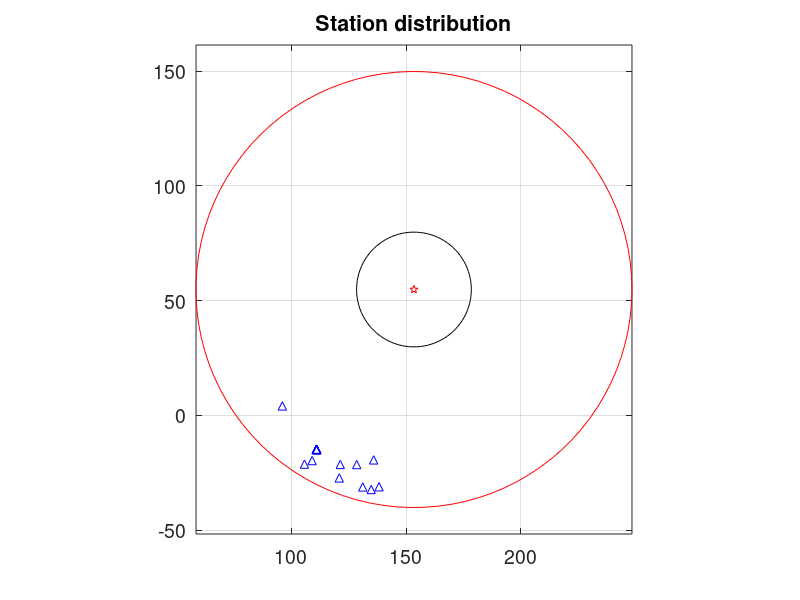
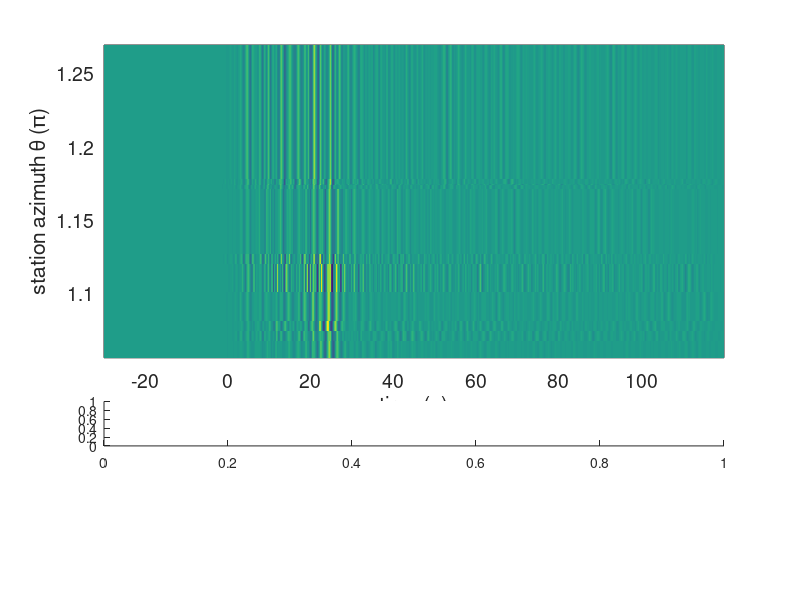

Reproduce these figures in MATLAB, in order. (Note: this script raises an error after producing the figures.)
%% % % % % % % % % % % % % % % % % %
%                                  %
%      Back-Projection Method      %
%       for teleseismic data       %
%                                  %
%       Valere Lambert, 2017       %
% % % % % % % % % % % % % % % % % %%
clear all;
close all;
scrsz=get(0,'ScreenSize');

outdir = 'Okhotsk_comb/';
frameDir = [outdir,'Frames/'];
movieDir = [outdir,'movies/'];

if ~exist(outdir,'dir')
    mkdir(outdir)
end
if ~exist(frameDir,'dir')
    mkdir(frameDir)
end

if ~exist(movieDir,'dir')
    mkdir(movieDir)
end
%% % % % % % % % % % % % % % % % % % % % % % % % % % 
%             Get station and event info           %      
% StaLat : Station latitude                        %
% StaLon : Station longitude                       %
% az     : Station azimuth wrt to hypocenter       %
% rr     : Station distance to hypocenter          %
% tt     : 1D travel time from hypocenter          %
% Time   : Time scales for seismograms             %
% DataS  : Seismogram data                         %
% info   : dt       : sampling rate                %
%          nt       : number of timesteps          % 
%          duration : seismogram length            % 
%          nsta     : number of stations           %
%          EVDP     : hypocenter depth             %
%          EVLA     : hypocenter latitude          %
%          EVLO     : hypocenter longitude         %
%                                                  %
% % % % % % % % % % % % % % % % % % % % % % % % % %%
load('OkhotskData_AU.mat');
EVLO = info.EVLO;
EVLA = info.EVLA;
EVDP = info.EVDP;
dt = info.dt;
duration = info.duration;
tspan = info.tspan(1:end-1);

corrCrit = 0.7;
XCF = corr.XCFullu;
XCW = corr.XCu;
pass = find(XCW >= corrCrit);
Data = finalUData(pass,:);
% 2D flat spatial grid for potential sources
% dx=5;
% dy=dx;
% x_bp = -50:dx:50;
% y_bp = -50:dy:50;
% nxbp = length(x_bp);
% nybp = length(y_bp);
% nxy  = length(x_bp)*length(y_bp);

dlat=0.1;
dlon=0.1;
x_bp = (148:dlon:159)-EVLO;
y_bp = (51:dlat:57)-EVLA;
nxbp = length(x_bp);
nybp = length(y_bp);
nxy = length(x_bp)*length(y_bp);

az = sta.az_i(pass);
rr = sta.rr_i(pass);
tt = sta.tt_i(pass);
nsta = length(az);
nt = length(tspan);


% Station location wrt hypocenter
deg2km=111.2; % conversion from deg to km
th_st=az'/180*pi;
[th_st, I] = sort(th_st);
rr=rr(I);

x_st = rr'.*sin(th_st);
y_st = rr'.*cos(th_st);

% Azimuthal weighting
az1=[th_st(end)-2*pi,th_st(1:end-1)];
az2=[th_st(2:end),th_st(1)+2*pi];
AZweight=az2-az1;
AZweight=AZweight/sum(AZweight)*nsta;
AZweight=ones(size(AZweight));

%% Filter the data
lowF  = 0.5; % Hz
highF = 2.0; % Hz
DataFilt = Data;
fnyq = 1/dt/2;
[B,A] = butter(4,[lowF highF]./fnyq);
for st=1:nsta
    DataFilt(st,:) = filter(B,A,Data(st,:));
end

%% plot station map
az0=linspace(0,2*pi,100);
figure(1);clf
set(gcf,'Position',[1 scrsz(4)*2/3 scrsz(3)/4 scrsz(4)/3]);
hold on;
plot(EVLO+25*cos(az0),EVLA+25*sin(az0),'-k');
plot(EVLO+95*cos(az0),EVLA+95*sin(az0),'-r');
plot(EVLO+x_st,EVLA+y_st,'b^')
plot(EVLO, EVLA,'rp')
grid on; box on
title('Station distribution')
axis equal
set(gca,'FontSize',14)

%%
w = ones(nsta,1);
w=w./sum(w);
w2=w*ones(1,nt);
nsmooth = round(1/((highF+lowF)/2)/dt); % period / sampling

figure(3);clf
set(gcf,'Position',[scrsz(3)/4 scrsz(4)/2 scrsz(3)/4 scrsz(4)/2]);
subplot(6,1,1:4);
h=pcolor(tspan,th_st/pi,DataFilt(I,:));
ylim([min(th_st/pi) max(th_st/pi)])
set(h,'EdgeColor','none');
ylabel('station azimuth \theta (\pi)')
xlabel('time (s)')
set(gca,'FontSize',14)

% square stack of waveforms, smoothed
subplot(6,1,5);
event1=sum(DataFilt.*w2,1);
event1=smooth(event1.^2,nsmooth);
plot(tspan,event1(1:nt),'-k');
set(gca,'FontSize',14)
xlim([tspan(1) tspan(end)])
subplot(6,1,6);
event2=sum(DataFilt.*w2,1);
event2=smooth(event2.^4,nsmooth); % square stacking smoothing
plot(tspan,event2(1:nt),'-k');
set(gca,'FontSize',14)
xlim([tspan(1) tspan(end)])
%%
% Plot waveforms
figure(4);clf
subplot(1,2,1)
plot(tspan,DataFilt(I,:)+repmat(th_st'/pi*180,1,size(DataFilt,2)));
xlabel('Time (s)')
ylabel('Azimuth (^{o})')
subplot(1,2,2)
plot(tspan,DataFilt(I,:));
xlabel('Time (s)');
% Load travel time
P_trav = load('P_trav_607_taup.txt');

%% Back-projection
tic
source_t = tspan;
nst = length(source_t);
BP2=zeros(nxbp,nybp,length(source_t));
BP4=zeros(nxbp,nybp,length(source_t));

for st=1:nsta
    DataFilt(st,:) = DataFilt(st,:)*AZweight(st);
end

dist = sqrt( (  x_st ).^2 + (  y_st ).^2 ); 
trav0 = interp1(P_trav(:,1),P_trav(:,2),dist,'linear','extrap');
for ii=1:nxbp
     disp(ii);
     for jj=1:nybp
        dis = sqrt( ( x_bp(ii)-x_st ).^2 + ( y_bp(jj)-y_st ).^2 );
        trav =interp1(P_trav(:,1),P_trav(:,2),dis,'linear','extrap');
        trav = trav - trav0;
        tmpData = zeros(nsta,nst);
        for kk=1:nsta
            tmpData(kk,:)=interp1(source_t - trav(kk),DataFilt(kk,:),source_t,'linear',0);
        end
        BP2(ii,jj,:) = smooth((sum(tmpData,1)),nsmooth);
        BP4(ii,jj,:) = smooth((sum(tmpData,1).^2).^(0.5),nsmooth);
     end
end
%%
toc
dV = 1;
window = 10; %s
VideoTime = (min(tspan)+window/2):dV:(max(tspan)-window/2);
ntV = length(VideoTime);
nwin = window/dt;
wind=tukeywin(nwin+1,1);

[C,samplePoints,~] = intersect(tspan,VideoTime);

BPM2 = zeros(nxbp,nybp,ntV);
BPM4 = zeros(nxbp,nybp,ntV);

for ii=1:ntV
    members = ((samplePoints(ii)-nwin/2):(samplePoints(ii)+nwin/2))';
    winArr = repmat(wind,[1,nxbp,nybp]);
    winArr = permute(winArr,[2,3,1]);
    BPM2(:,:,ii) = sum((winArr.*BP2(:,:,members)).^2,3);
    BPM4(:,:,ii) = sum((winArr.*BP4(:,:,members)).^2,3);
end

BPM2 = BPM2./max(max(max(BPM2)));
BPM4 = BPM4./max(max(max(BPM4)));

BPM2(:,:,end+1) = sum(BPM2,3)/max(max(sum(BPM2,3))); %  2-order
BPM4(:,:,end+1) = sum(BPM4,3)/max(max(sum(BPM4,3))); %  4-order

%%
xpeak2=75*ones(ntV+1,1);
ypeak2=xpeak2;
xpeak4=xpeak2;
ypeak4=xpeak2;
maxX=xpeak2;
maxXs=xpeak2;

% Global Maxima
for ii=1:ntV+1
    tmp=squeeze(BPM2(:,:,ii));
    [jj, kk, maxX(ii)]=findpeaks2D(tmp,0.05);
    if(jj~=0 && kk~=0)
        xpeak2(ii)=x_bp(jj);
        ypeak2(ii)=y_bp(kk);
    end
 
    tmp=squeeze(BPM4(:,:,ii));
    [jj, kk, maxXs(ii)]=findpeaks2D(tmp,0.05);
    if(jj~=0 && kk~=0)
        xpeak4(ii)=x_bp(jj);
        ypeak4(ii)=y_bp(kk); 
    end
    
end

% Local maxima
% xpeak2l=zeros(ntV+1,1);
% ypeak2l=xpeak2l;
% xpeak4l=xpeak2l;
% ypeak4l=xpeak2l;
% maxXl=xpeak2l;
% maxXsl=xpeak2l;
% 
% [tempmax2,I2]= max(BPM2,[],3);
% [tempmax4,I4]= max(BPM4,[],3);
% for ii=1:ntV+1
%    lm2 = find(I2 == ii);
%    tmp = zeros(nxbp,nybp);
%    tmp(lm2) = tempmax2(lm2);
%    [jj, kk, maxXl(ii)]=findpeaks2D(tmp,0.05);
%    if (jj~=0 && kk~=0)
%        xpeak2l(ii)= x_bp(jj);
%        ypeak2l(ii)= y_bp(kk); 
%    end
%    
%    lm4 = find(I4 == ii);
%    tmp = zeros(nxbp,nybp);
%    tmp(lm4) = tempmax4(lm4);
%    [jj, kk, maxXl(ii)]=findpeaks2D(tmp,0.05);
%    if (jj~=0 && kk~=0)
%        xpeak4l(ii)= x_bp(jj);
%        ypeak4l(ii)= y_bp(kk); 
%    end
% end

%%
delete([frameDir,'Frames*.png']);
Figure=figure(5);clf
%set(Figure,'visible','off')
set(gcf,'Position',[1 1 scrsz(3)/2 scrsz(4)/3]);

mov(1:nt+1)=struct('cdata',[],'colormap',[]);
set(gca,'nextplot','replacechildren');
set(gcf,'color','w');

for ii=1:ntV+1
    %subplot(4,2,[1 3 5]);hold off;
    tmp=squeeze(BPM2(:,:,ii));
    h=pcolor(EVLO+x_bp-dlon/2,EVLA+y_bp-dlat/2,tmp');
    hold on; plot(EVLO,EVLA,'rp','MarkerSize',15);
    %plot(EVLO+xpeak2(1:ii),EVLA+ypeak2(1:ii),'rs');
   
    set(h,'EdgeColor','none');
    axis square;
    xlim([EVLO+min(x_bp)-dlon/2 EVLO+max(x_bp)-dlon/2])
    ylim([EVLA+min(y_bp)-dlat/2 EVLA+max(y_bp)-dlat/2])
    xlabel('Longitude');
    ylabel('Latitude');
    caxis([0 1]);

    if(ii<ntV+1)
        title(sprintf('Time: %.3f',VideoTime(ii)));
    end
    mov(ii)=getframe(gcf);
    img2=getframe(gcf);
    imwrite(img2.cdata, [frameDir,sprintf('Frames%d', ii), '.png']);
    %pause(0.01);
end

%%
writerObj = VideoWriter([outdir,'BP_AUarray_xc_2order.avi']);
writerObj.FrameRate = 15;
open(writerObj);
for K = 1:ntV+1
    filename = [frameDir,sprintf('Frames%d.png', K)];
    thisimage = imread(filename);
    writeVideo(writerObj, thisimage);
    %pause(0.01)
end
close(writerObj);

%%
figure(6);clf
subplot(1,2,1)
ran2 = find(xpeak2(1:ntV) ~=75);
nran2 = max(ran2)-min(ran2);
r2st= min(ran2);
colorspec=jet(nran2);
scatter(EVLO+xpeak2(r2st),EVLA+ypeak2(r2st),[],colorspec(1,:)); hold on
for i=2:nran2
   scatter(EVLO+xpeak2(r2st+i-1),EVLA+ypeak2(r2st+i-1),[],colorspec(i,:));
end

title('2nd-order stacking')
% xlim([EVLO+min(x_bp)-dlon/2 EVLO+max(x_bp)-dlon/2])
% ylim([EVLA+min(y_bp)-dlat/2 EVLA+max(y_bp)-dlat/2])
axis square
xlim([150 156]);
ylim([53 56]);
xlabel('Longitude');
ylabel('Latitude');
colormap(colorspec)

cb=colorbar('Ticks',[0, 0.2, 0.4, 0.6, 0.8, 1.0],'TickLabels',...
    {sprintf('%d',VideoTime(r2st)),sprintf('%d',VideoTime(r2st+round(nran2/5))),sprintf('%d',VideoTime(r2st+round(2*nran2/5)))...
    sprintf('%d',VideoTime(r2st+round(3*nran2/5))),sprintf('%d',VideoTime(r2st+round(4*nran2/5))),sprintf('%d',VideoTime(max(ran2)))});
cb.Label.String = 'Time (s)';
set(gca,'FontSize',14)

subplot(1,2,2)
ran4 = find(xpeak4(1:ntV) ~=75);
nran4 = max(ran4)-min(ran4);
r4st= min(ran4);
colorspec4=jet(nran4);
scatter(EVLO+xpeak4(r4st),EVLA+ypeak4(r4st),[],colorspec4(1,:)); hold on
for i=2:nran4
   scatter(EVLO+xpeak4(r4st+i-1),EVLA+ypeak4(r4st+i-1),[],colorspec4(i,:));
end
title('4th-order stacking');
% xlim([EVLO+min(x_bp)-dlon/2 EVLO+max(x_bp)-dlon/2])
% ylim([EVLA+min(y_bp)-dlat/2 EVLA+max(y_bp)-dlat/2])
axis square
xlim([150 156]);
ylim([53 56]);
xlabel('Longitude');
ylabel('Latitude');
colormap(colorspec4)

cb=colorbar('Ticks',[0, 0.2, 0.4, 0.6, 0.8, 1.0],'TickLabels',...
    {sprintf('%d',VideoTime(r4st)),sprintf('%d',VideoTime(r4st+round(nran4/5))),sprintf('%d',VideoTime(r4st+round(2*nran4/5)))...
    sprintf('%d',VideoTime(r4st+round(3*nran4/5))),sprintf('%d',VideoTime(r4st+round(4*nran4/5))),sprintf('%d',VideoTime(max(ran4)))});
cb.Label.String = 'Time (s)';
set(gca,'FontSize',14)


